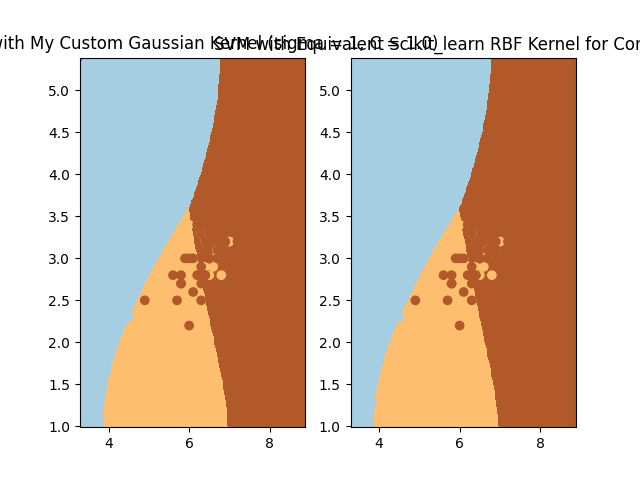

Python code for this plot:
"""
=====================================
Test SVM with custom Gaussian kernels
=====================================

Author: Eric Eaton, 2014

Adapted from scikit_learn documentation.

"""
print(__doc__)

import numpy as np
import matplotlib.pyplot as plt
from sklearn import svm, datasets
from svmKernels import myGaussianKernel
from svmKernels import _gaussSigma

# import some data to play with
iris = datasets.load_iris()
X = iris.data[:, :2]  # we only take the first two features
Y = iris.target

print("Training the SVMs...")

C = 1.0  # value of C for the SVMs

# create an instance of SVM with the custom kernel and train it
myModel = svm.SVC(C = C, kernel=myGaussianKernel)
myModel.fit(X, Y)

# create an instance of SVM with build in RBF kernel and train it
equivalentGamma = 1.0 / (2 * _gaussSigma ** 2)
model = svm.SVC(C = C, kernel='rbf', gamma=equivalentGamma)
model.fit(X, Y)

print("")
print("Testing the SVMs...")

h = .02  # step size in the mesh

# Plot the decision boundary. For that, we will assign a color to each
# point in the mesh [x_min, m_max]x[y_min, y_max].
x_min, x_max = X[:, 0].min() - 1, X[:, 0].max() + 1
y_min, y_max = X[:, 1].min() - 1, X[:, 1].max() + 1
xx, yy = np.meshgrid(np.arange(x_min, x_max, h), np.arange(y_min, y_max, h))


# get predictions for both my model and true model
myPredictions = myModel.predict(np.c_[xx.ravel(), yy.ravel()])
myPredictions = myPredictions.reshape(xx.shape)

predictions = model.predict(np.c_[xx.ravel(), yy.ravel()])
predictions = predictions.reshape(xx.shape)

# plot my results
plt.subplot(1, 2, 1)
plt.pcolormesh(xx, yy, myPredictions, cmap=plt.cm.Paired)
plt.scatter(X[:, 0], X[:, 1], c=Y, cmap=plt.cm.Paired) # Plot the training points
plt.title("SVM with My Custom Gaussian Kernel (sigma = "+str(_gaussSigma) + ", C = "+str(C)+")")
plt.axis('tight')

# plot built-in results
plt.subplot(1, 2, 2)
plt.pcolormesh(xx, yy, predictions, cmap=plt.cm.Paired)
plt.scatter(X[:, 0], X[:, 1], c=Y, cmap=plt.cm.Paired) # Plot the training points
plt.title('SVM with Equivalent Scikit_learn RBF Kernel for Comparison')
plt.axis('tight')

plt.savefig("test_svmGaussianKernel.png")

